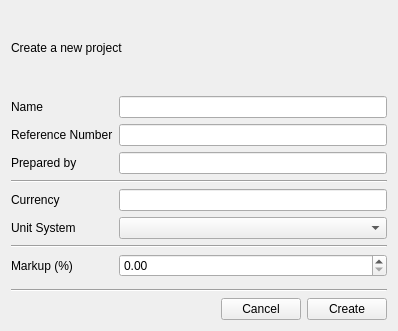
<?xml version="1.0" encoding="UTF-8"?>
<ui version="4.0">
 <class>ProjectPropertiesForm</class>
 <widget class="QWidget" name="ProjectPropertiesForm">
  <property name="geometry">
   <rect>
    <x>0</x>
    <y>0</y>
    <width>398</width>
    <height>331</height>
   </rect>
  </property>
  <property name="windowTitle">
   <string>Form</string>
  </property>
  <layout class="QVBoxLayout" name="verticalLayout_2">
   <item>
    <widget class="QLabel" name="label_4">
     <property name="text">
      <string>Create a new project </string>
     </property>
    </widget>
   </item>
   <item>
    <layout class="QVBoxLayout" name="verticalLayout">
     <item>
      <layout class="QFormLayout" name="formLayout">
       <property name="fieldGrowthPolicy">
        <enum>QFormLayout::AllNonFixedFieldsGrow</enum>
       </property>
       <property name="topMargin">
        <number>6</number>
       </property>
       <property name="bottomMargin">
        <number>6</number>
       </property>
       <item row="0" column="0">
        <widget class="QLabel" name="label">
         <property name="text">
          <string>Name</string>
         </property>
        </widget>
       </item>
       <item row="0" column="1">
        <widget class="QLineEdit" name="projNameLineEdit"/>
       </item>
       <item row="1" column="0">
        <widget class="QLabel" name="referenceNumberLabel">
         <property name="text">
          <string>Reference Number</string>
         </property>
        </widget>
       </item>
       <item row="1" column="1">
        <widget class="QLineEdit" name="referenceNumberLineEdit"/>
       </item>
       <item row="2" column="0">
        <widget class="QLabel" name="preparedByLabel">
         <property name="text">
          <string>Prepared by</string>
         </property>
        </widget>
       </item>
       <item row="2" column="1">
        <widget class="QLineEdit" name="preparedByLineEdit"/>
       </item>
       <item row="3" column="0" colspan="2">
        <widget class="Line" name="line_2">
         <property name="orientation">
          <enum>Qt::Horizontal</enum>
         </property>
        </widget>
       </item>
       <item row="4" column="0">
        <widget class="QLabel" name="label_2">
         <property name="text">
          <string>Currency</string>
         </property>
        </widget>
       </item>
       <item row="4" column="1">
        <widget class="QLineEdit" name="currencyLineEdit"/>
       </item>
       <item row="5" column="0">
        <widget class="QLabel" name="unitSystemLabel">
         <property name="text">
          <string>Unit System</string>
         </property>
        </widget>
       </item>
       <item row="5" column="1">
        <widget class="QComboBox" name="unitSystemComboBox"/>
       </item>
       <item row="6" column="0" colspan="2">
        <widget class="Line" name="line">
         <property name="orientation">
          <enum>Qt::Horizontal</enum>
         </property>
        </widget>
       </item>
       <item row="7" column="0">
        <widget class="QLabel" name="label_3">
         <property name="text">
          <string>Markup (%)</string>
         </property>
        </widget>
       </item>
       <item row="7" column="1">
        <widget class="QDoubleSpinBox" name="markupSpinBox"/>
       </item>
      </layout>
     </item>
     <item>
      <widget class="Line" name="line_3">
       <property name="orientation">
        <enum>Qt::Horizontal</enum>
       </property>
      </widget>
     </item>
     <item>
      <layout class="QHBoxLayout" name="horizontalLayout">
       <item>
        <spacer name="horizontalSpacer">
         <property name="orientation">
          <enum>Qt::Horizontal</enum>
         </property>
         <property name="sizeHint" stdset="0">
          <size>
           <width>40</width>
           <height>20</height>
          </size>
         </property>
        </spacer>
       </item>
       <item>
        <widget class="QPushButton" name="cancelButton">
         <property name="text">
          <string>Cancel</string>
         </property>
        </widget>
       </item>
       <item>
        <widget class="QPushButton" name="createProjButton">
         <property name="text">
          <string>Create</string>
         </property>
        </widget>
       </item>
      </layout>
     </item>
    </layout>
   </item>
  </layout>
 </widget>
 <resources/>
 <connections/>
</ui>
